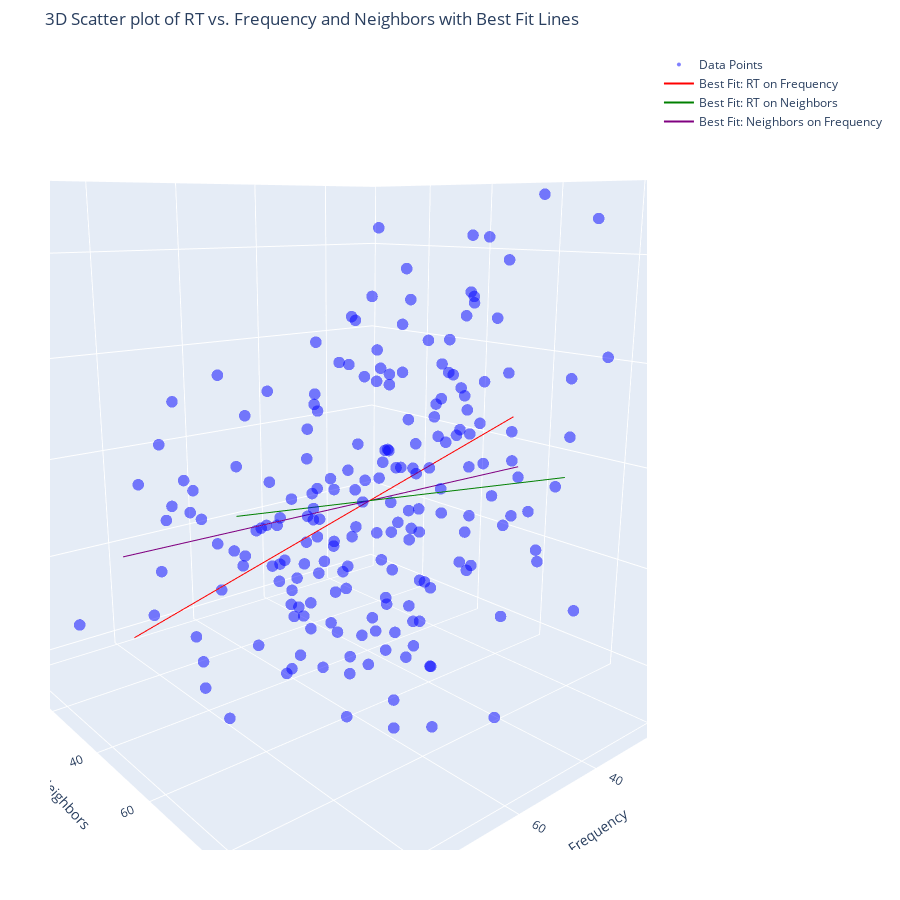

The notebook cell saved with this chart:
### Markdown cell above
-----------
It can be very usefuln to put the lines of best fit on their respective planes, but we can also plot them in a centered fashion instead.

### Code cell
import plotly.graph_objects as go

# Create a scatter plot
scatter = go.Scatter3d(
    x=df['Frequency'],
    y=df['Neighbors'],
    z=df['RT'],
    mode='markers',
    marker=dict(size=4, opacity=0.5, color='blue'),
    name="Data Points"
)

# Create line plots for best fit lines
line_rt_freq = go.Scatter3d(
    x=x_rt_freq,
    y=df['Neighbors'].mean() * np.ones_like(x_rt_freq),
    z=y_rt_freq,
    mode='lines',
    line=dict(color='red'),
    name="Best Fit: RT on Frequency"
)

line_rt_neigh = go.Scatter3d(
    x=df['Frequency'].mean() * np.ones_like(x_rt_neigh),
    y=x_rt_neigh,
    z=y_rt_neigh,
    mode='lines',
    line=dict(color='green'),
    name="Best Fit: RT on Neighbors"
)

line_neigh_freq = go.Scatter3d(
    x=x_neigh_freq,
    y=y_neigh_freq,
    z=df['RT'].mean() * np.ones_like(x_neigh_freq),
    mode='lines',
    line=dict(color='purple'),
    name="Best Fit: Neighbors on Frequency"
)

# Define the layout
layout = go.Layout(
    width=900,
    height=900,
    margin=dict(l=50, r=50, b=50, t=50),
    scene=dict(
        xaxis_title="Frequency",
        yaxis_title="Neighbors",
        zaxis_title="RT"
    ),
    title="3D Scatter plot of RT vs. Frequency and Neighbors with Best Fit Lines"
)

# Combine traces and plot
fig = go.Figure(data=[scatter, line_rt_freq, line_rt_neigh, line_neigh_freq], layout=layout)
fig.show()

### Figure 1 — Plotly figure (JSON) as saved in the notebook; plotly's stock layout.template omitted (floating-point values rounded to 4 significant figures; data arrays with more than 128 entries replaced by an {"elided": "..."} marker saying what was removed)
{"data": [{"marker": {"color": "blue", "opacity": 0.5, "size": 4}, "mode": "markers", "name": "Data Points", "type": "scatter3d", "x": {"elided": "200 int values"}, "y": {"elided": "200 int values"}, "z": {"elided": "200 float values"}}, {"line": {"color": "red"}, "mode": "lines", "name": "Best Fit: RT on Frequency", "type": "scatter3d", "x": [8, 100], "y": [51.69, 51.69], "z": [853.2, 616.8]}, {"line": {"color": "green"}, "mode": "lines", "name": "Best Fit: RT on Neighbors", "type": "scatter3d", "x": [49.24, 49.24], "y": [2, 100], "z": [602.0, 888.5]}, {"line": {"color": "purple"}, "mode": "lines", "name": "Best Fit: Neighbors on Frequency", "type": "scatter3d", "x": [8, 100], "y": [53.72, 49.19], "z": [747.2, 747.2]}], "layout": {"height": 900, "margin": {"b": 50, "l": 50, "r": 50, "t": 50}, "scene": {"aspectmode": "auto", "aspectratio": {"x": 1, "y": 1, "z": 1}, "camera": {"center": {"x": 0, "y": 0, "z": 0}, "eye": {"x": 1.152, "y": 1.371, "z": 0.4484}, "projection": {"type": "perspective"}, "up": {"x": 0, "y": 0, "z": 1}}, "xaxis": {"title": {"text": "Frequency"}, "type": "linear"}, "yaxis": {"title": {"text": "Neighbors"}, "type": "linear"}, "zaxis": {"title": {"text": "RT"}, "type": "linear"}}, "title": {"text": "3D Scatter plot of RT vs. Frequency and Neighbors with Best Fit Lines"}, "width": 900}}
